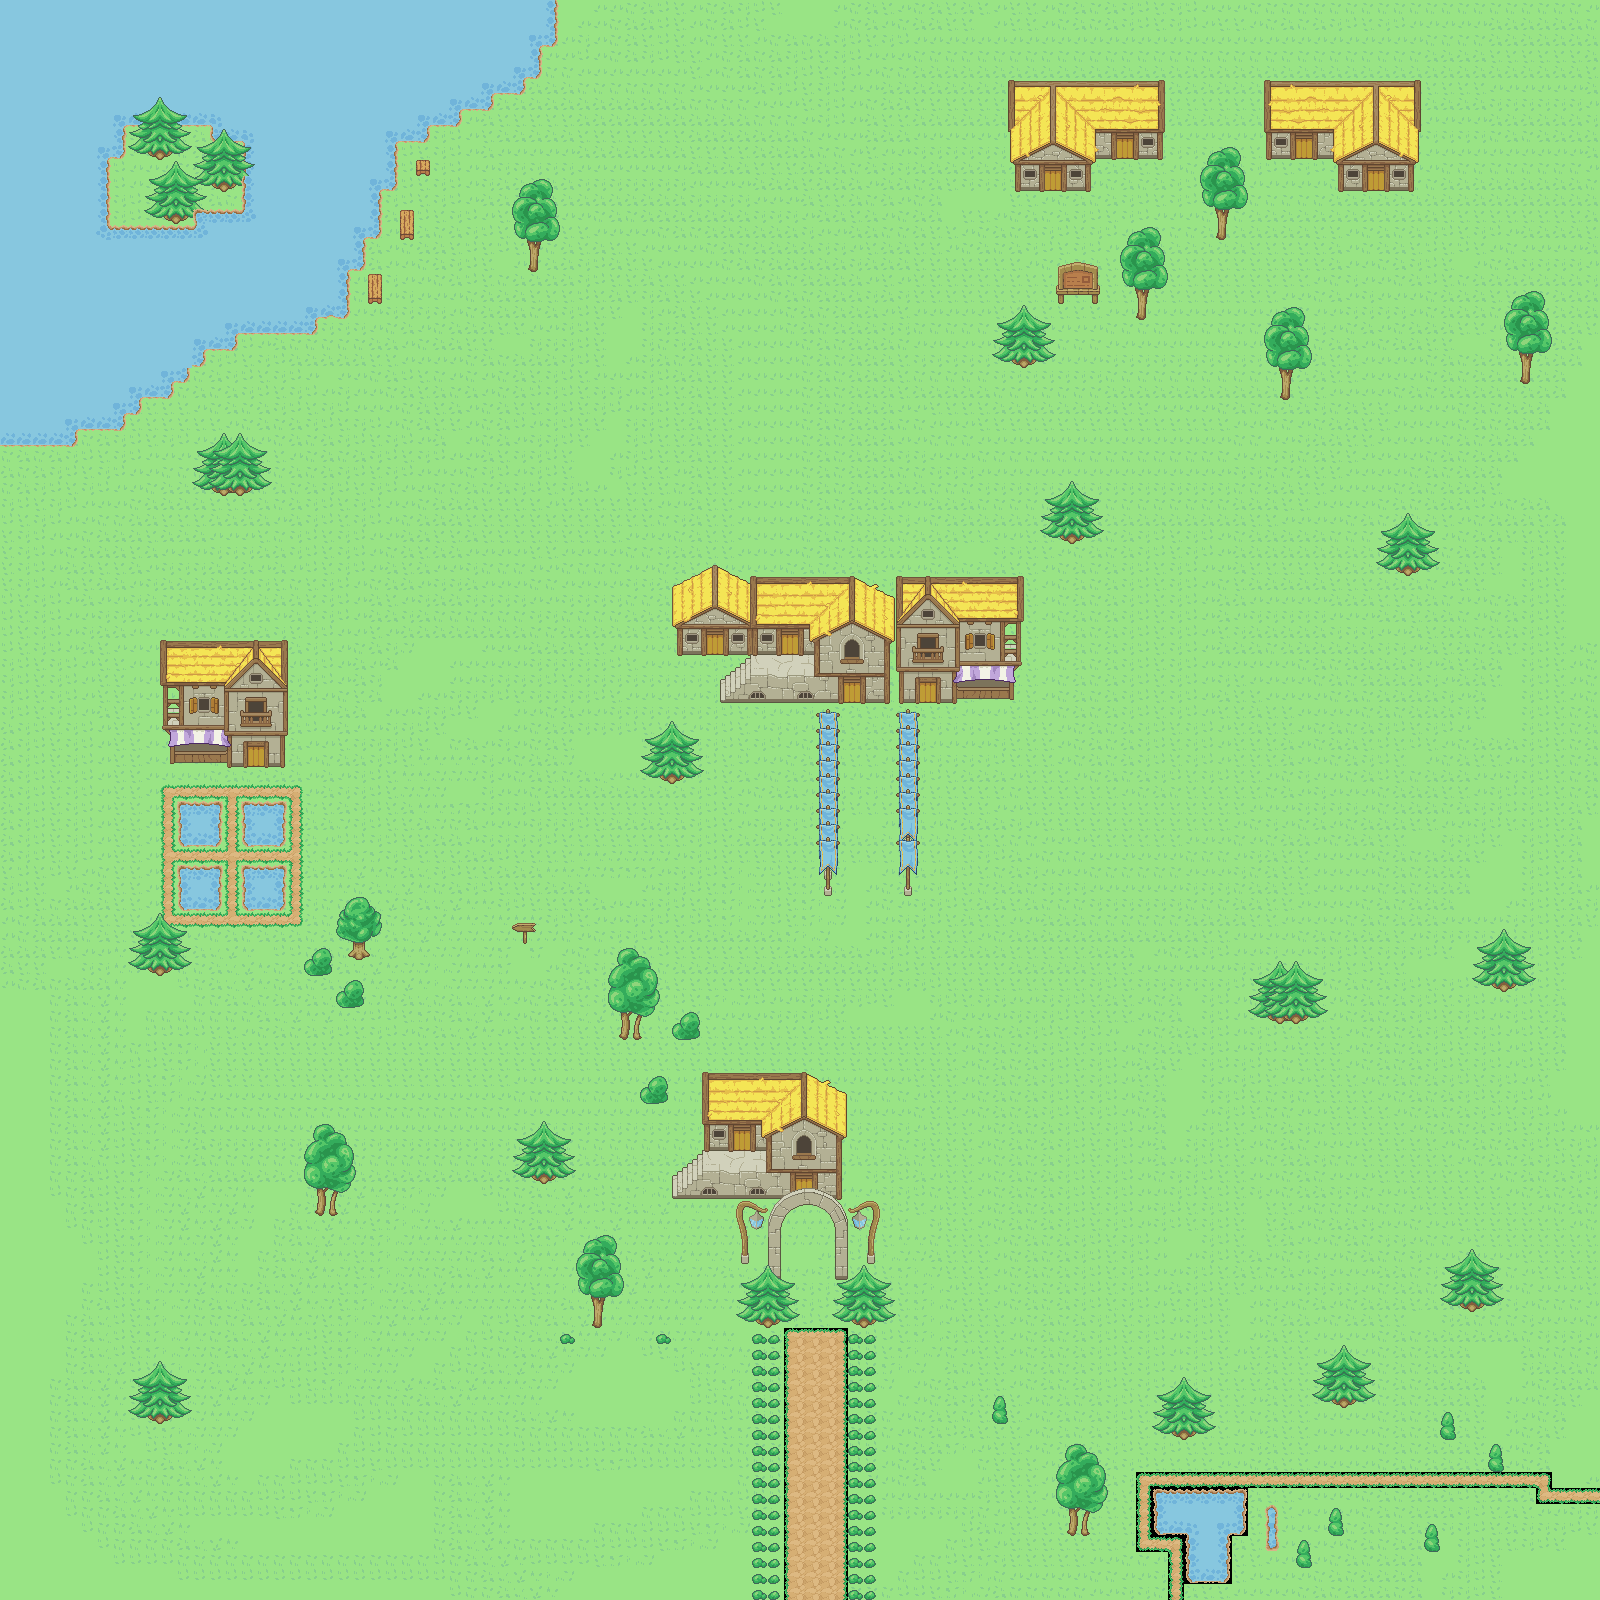

Below is a game level as drawn by its tile map, then a one-line description and the .tmx that defines it (tile-layer data replaced by summaries):
An orthogonal 100x100 tile map with 16x16 px tiles, 2 tile layers (Tile Layer 1, Tile Layer 2), 7 tilesets.

<map version="1.10" tiledversion="1.10.2" orientation="orthogonal" renderorder="right-down" width="100" height="100" tilewidth="16" tileheight="16" infinite="0" nextlayerid="3" nextobjectid="1">
 <tileset firstgid="1" source="The Fan-tasy Tileset (Free)/Tiled/Tilesets/Tileset_Ground.tsx" />
 <tileset firstgid="133" source="The Fan-tasy Tileset (Free)/Tiled/Tilesets/Tilesets_Road.tsx" />
 <tileset firstgid="193" source="The Fan-tasy Tileset (Free)/Tiled/Tilesets/Tileset_Water.tsx" />
 <tileset firstgid="481" source="The Fan-tasy Tileset (Free)/Tiled/Tilesets/Objects_Trees.tsx" />
 <tileset firstgid="492" source="The Fan-tasy Tileset (Free)/Tiled/Tilesets/Objects_Buildings.tsx" />
 <tileset firstgid="497" source="The Fan-tasy Tileset (Free)/Tiled/Tilesets/Atlas_Buildings.tsx" />
 <tileset firstgid="939" source="The Fan-tasy Tileset (Free)/Tiled/Tilesets/Objects_Props.tsx" />
 <layer id="1" name="Tile Layer 1" width="100" height="100">
  <data>[10000 cells, 10000 non-empty, 35 distinct tile ids]</data>
 </layer>
 <layer id="2" name="Tile Layer 2" width="100" height="100">
  <data>[10000 cells, 874 non-empty, 60 distinct tile ids]</data>
 </layer>
</map>
